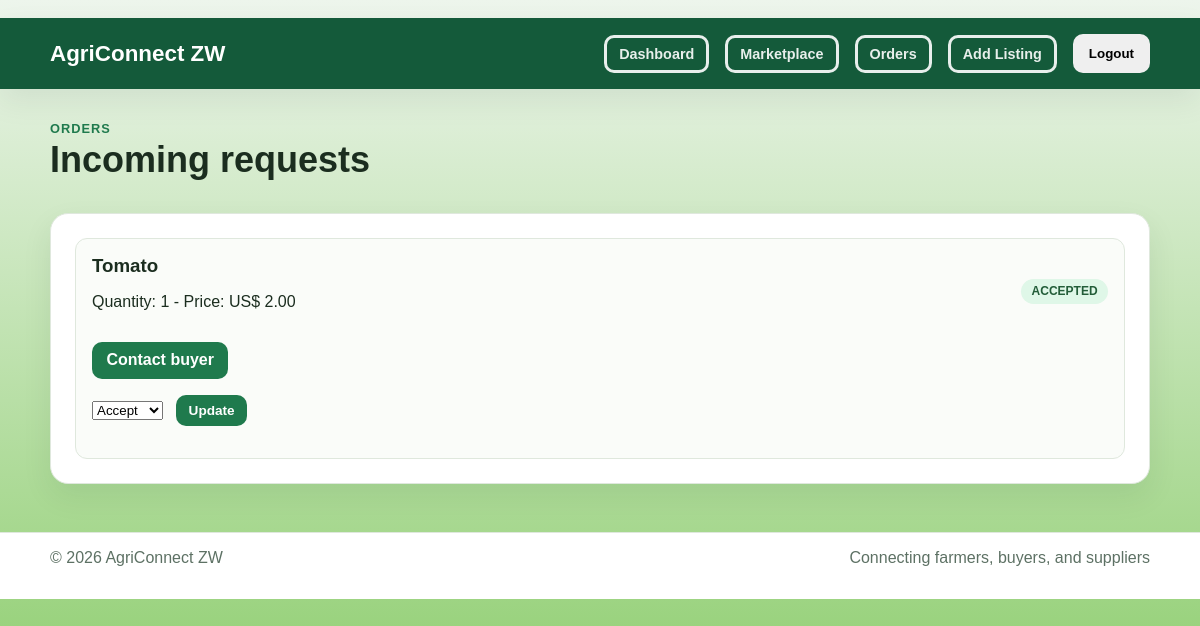
The app's page /orders (signed in) with its own data.
### tables this page shows
CREATE TABLE orders (
            id INTEGER PRIMARY KEY AUTOINCREMENT,
            buyer_id INTEGER NOT NULL,
            listing_id INTEGER NOT NULL,
            quantity INTEGER NOT NULL CHECK(quantity > 0),
            note TEXT,
            status TEXT NOT NULL DEFAULT 'pending' CHECK(status IN ('pending','accepted','rejected')),
            created_at TEXT NOT NULL DEFAULT CURRENT_TIMESTAMP,
            FOREIGN KEY (buyer_id) REFERENCES users(id) ON DELETE CASCADE,
            FOREIGN KEY (listing_id) REFERENCES listings(id) ON DELETE CASCADE
        );

CREATE TABLE listings (
            id INTEGER PRIMARY KEY AUTOINCREMENT,
            seller_id INTEGER NOT NULL,
            title TEXT NOT NULL,
            crop TEXT NOT NULL,
            category TEXT NOT NULL,
            description TEXT,
            quantity INTEGER NOT NULL CHECK(quantity >= 0),
            unit TEXT NOT NULL,
            price REAL NOT NULL CHECK(price >= 0),
            location TEXT NOT NULL,
            status TEXT NOT NULL DEFAULT 'active' CHECK(status IN ('active','paused','sold')),
            created_at TEXT NOT NULL DEFAULT CURRENT_TIMESTAMP,
            FOREIGN KEY (seller_id) REFERENCES users(id) ON DELETE CASCADE
        );

### app/routes.py (the view)
    def wrapped(*args, **kwargs):
        if not session.get("user_id"):
            flash("Please log in to continue.", "warning")
            return redirect(url_for("main.login"))
        return view(*args, **kwargs)

### app/models.py (called while the page is built)
def get_database_path():
    if has_app_context():
        return current_app.config["DATABASE"]
    return os.environ.get(
        "AGRICONNECT_DB",
        os.path.join(os.path.dirname(os.path.dirname(__file__)), "agriconnect.db"),
    )

def get_db():
    if "db" not in g:
        conn = sqlite3.connect(get_database_path())
        conn.row_factory = sqlite3.Row
        conn.execute("PRAGMA foreign_keys = ON")
        g.db = conn
    return g.db

### app/routes.py (called while the page is built)
def current_user():
    user_id = session.get("user_id")
    if not user_id:
        return None
    row = get_db().execute("SELECT * FROM users WHERE id = ?", (user_id,)).fetchone()
    return dict(row) if row else None

def login_required(view):
    def wrapped(*args, **kwargs):
        if not session.get("user_id"):
            flash("Please log in to continue.", "warning")
            return redirect(url_for("main.login"))
        return view(*args, **kwargs)
    wrapped.__name__ = view.__name__
    return wrapped

@main.context_processor
def inject_user():
    return {"current_user": current_user(), "app_name": "AgriConnect ZW"}

### app/templates/orders.html (shortened to what this page needs)
﻿{% extends 'base.html' %}
{% block content %}
<section class="page-header">
  <div>
    <p class="eyebrow">Orders</p>
    <h1>{% if order_type == 'incoming' %}Incoming requests{% else %}My orders{% endif %}</h1>
  </div>
</section>
<div class="panel">
  {% if orders %}
    <div class="order-table">
      {% for order in orders %}
        <article class="order-item">
          <div class="order-head">
            <div>
              <h3>{{ order.title }}</h3>
              <p>Quantity: {{ order.quantity }} - Price: US$ {{ '%.2f'|format(order.price) }}</p>
            </div>
            <span class="status-badge status-{{ order.status }}">{{ order.status|title }}</span>
          </div>
          <details class="order-contact">
            <summary class="contact-button">Contact {{ contact_label }}</summary>
          </details>
          {% if order_type == 'incoming' %}
            <form method="POST" action="{{ url_for('main.update_order_status', order_id=order.id) }}" class="inline-owner-actions">
              <select name="status">
                <option value="accepted" {% if order.status == 'accepted' %}selected{% endif %}>Accept</option>
              </select>
              <button type="submit" class="primary-button small-button">Update</button>
            </form>
          {% endif %}
        </article>
      {% endfor %}
    </div>
  {% else %}
    <p class="empty-state">No orders yet.</p>
  {% endif %}
</div>
{% endblock %}

### app/static/css/style.css (style rules this page uses)
:root { --bg: #f3f7f0; --card: #ffffff; --primary: #1f7a4d; --primary-dark: #145a3a; --accent: #dfeecf; --text: #1b2d1f; --muted: #5d7164; --border: #dfe8dd; --warning: #fff4d6; --danger: #c74b3e; --success: #dff7e8; --shadow: 0 12px 30px rgba(18, 47, 30, 0.08); }
* { box-sizing: border-box; }
body { margin: 0; font-family: Arial, Helvetica, sans-serif; background: linear-gradient(180deg, #edf5ec 0%, #83c960 100%); color: var(--text); }
.nav-button, .primary-button, .secondary-button, .danger-button { border: 0; border-radius: 10px; padding: 0.75rem 1rem; cursor: pointer; font-weight: 700; transition: 0.2s ease-in-out; display: inline-flex; align-items: center; justify-content: center; }
.primary-button { background: var(--primary); color: #fff; }
.small-button { padding: 0.5rem 0.8rem; font-size: 0.85rem; }
.page-header { display: flex; justify-content: space-between; align-items: center; gap: 1rem; margin-bottom: 2rem; }
.page-header h1, .auth-card h1 { margin: 0.2rem 0 0 0; font-size: clamp(2rem, 3vw, 2.8rem); }
.eyebrow { margin: 0; color: var(--primary); font-size: 0.8rem; letter-spacing: 0.08em; text-transform: uppercase; font-weight: 700; }
.stat-card, .card, .panel, .auth-card { background: var(--card); border: 1px solid var(--border); border-radius: 18px; box-shadow: var(--shadow); }
.panel { padding: 1.5rem; }
.listing-list, .market-grid, .order-table { display: grid; gap: 1rem; }
.listing-item, .order-item { border: 1px solid var(--border); border-radius: 12px; padding: 1rem; background: #fafcf9; }
.listing-item h3, .order-item h3, .card h3 { margin: 0 0 0.4rem; }
.owner-actions, .inline-owner-actions { display: flex; gap: 0.8rem; align-items: center; margin-top: 1rem; }
.status-badge { display: inline-flex; align-items: center; padding: 0.35rem 0.65rem; border-radius: 999px; font-size: 0.75rem; font-weight: 700; text-transform: uppercase; }
.status-accepted { background: #dff7e8; color: #235d39; }
.order-head { display: flex; justify-content: space-between; gap: 1rem; align-items: center; }
.order-contact { margin-top: 0.9rem; }
.contact-button { display: inline-flex; align-items: center; justify-content: center; width: fit-content; border: 0; border-radius: 10px; padding: 0.6rem 0.9rem; background: var(--primary); color: #fff; cursor: pointer; font-weight: 700; list-style: none; }

### records on screen
orders: title "Tomato", quantity "1", status "ACCEPTED", contact_label "buyer", status "Accept"
listings: price "2.00"
